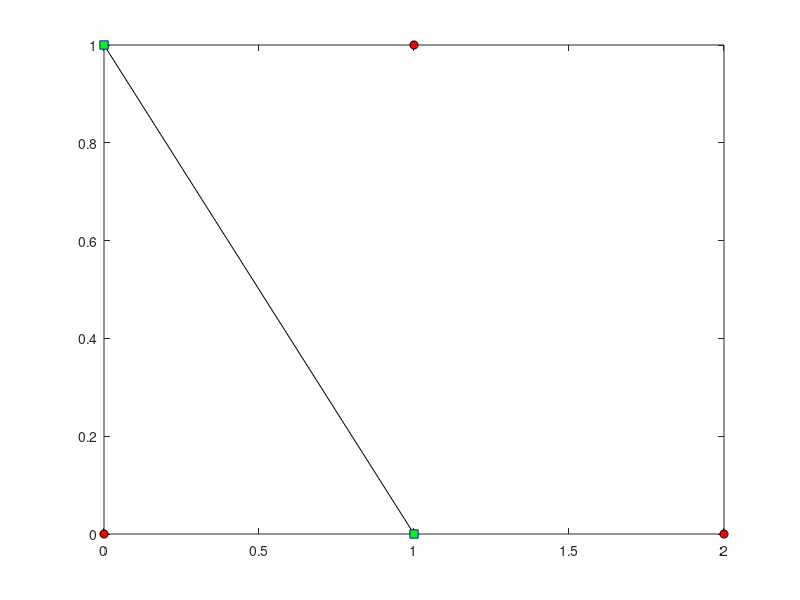

Write the MATLAB code that produced this figure.
f = figure(53);
h = plot([0, 1, 2], [0, 1, 0], 'o');
default_edge = get(h, 'MarkerEdgeColor');
default_face = get(h, 'MarkerFaceColor');

set(h, 'MarkerFaceColor', [1, 0, 0], 'MarkerEdgeColor', [0, 0, 0]);
filled_edge = get(h, 'MarkerEdgeColor');
filled_face = get(h, 'MarkerFaceColor');

line_h = line('XData', [0, 1], 'YData', [1, 0], 'Marker', 'square', 'MarkerFaceColor', 'g', 'MarkerEdgeColor', 'b');
line_edge = get(line_h, 'MarkerEdgeColor');
line_face = get(line_h, 'MarkerFaceColor');
